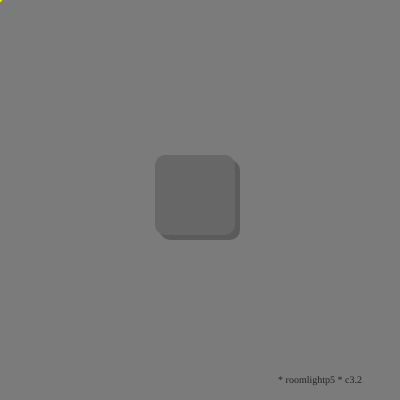
Frame 1 (no input)
Frame 60 (no input): identical to frame 1, image omitted
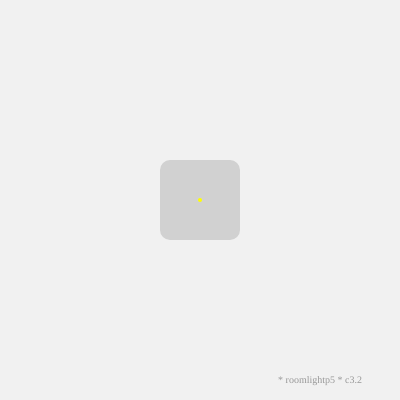
Frame 120 (the mouse pressed at the canvas centre since frame 60)

The p5.js sketch that drew these frames (run headless with seeded random() and noise() and a simulated clock; from frame 60 on, the mouse is pressed at the canvas centre):

// p5.js sketch
// ── sketch.js
// roomlightp5

let game_title = "* roomlightp5 * c3.2"
let [canvas_W, canvas_H] = [400, 400];
let switch_X = canvas_W / 2;
let switch_Y = canvas_H / 2;
let switch_W = 80;
let switch_H = 80;
let switch_RGB = [150, 150, 150];
let is_switch_on = 0;
let background_RGB = [230, 230 ,230];
let on_RGB = [250, 250, 250, 150];
let off_RGB = [50, 50, 50, 150];
let is_touch = 0;

function setup() {
  window.addEventListener("touchstart", function (event) { event.preventDefault(); }, { passive: false });
  window.addEventListener("touchmove",  function (event) { event.preventDefault(); }, { passive: false });
  createCanvas(canvas_W, canvas_H);
  rectMode(CENTER);
}
 
function draw() {
  background(background_RGB[0], background_RGB[1], background_RGB[2]);
  set_game_title();
  set_switch(switch_RGB[0], switch_RGB[1], switch_RGB[2], switch_X, switch_Y, switch_W, switch_H);
  set_light();
  if (1 == is_touch) {
    touched();
    is_touch = 0;
  }
  set_pointer();
}

function set_pointer() {
  push();
  noStroke();
  fill(255, 255, 0)
  circle(mouseX, mouseY, 4);
  pop();
}

function touchStarted() {
  is_touch = 1;
}
function touched() {
  mousePressed();
  is_touch = 0;
}
function touchEnded() {
  is_touch = 0;
}
function mousePressed() {
  if ((switch_X - switch_W / 2 < mouseX && mouseX < switch_X + switch_W / 2) && (switch_Y - switch_H / 2 < mouseY && mouseY < switch_Y + switch_H / 2)) {
    if (is_switch_on) {
      is_switch_on = 0;
    } else {
      is_switch_on = 1;
    }
  }
}
function set_switch(switch_R, switch_G, switch_B, switch_X, switch_Y, switch_W, switch_H) {
  push();
  noStroke();
  rectMode(CENTER);
  fill(switch_R, switch_G, switch_B);
  rect(switch_X, switch_Y, switch_W, switch_H, 10);
  if (!is_switch_on) {
    fill(switch_R + 30, switch_G + 30, switch_B + 30);
    rect(switch_X - 5, switch_Y -5, switch_W, switch_H, 10);
  }
  pop();
}

function set_light() {
  push();
  noStroke();
  rectMode(CENTER);
  if (is_switch_on) {
    fill(on_RGB[0], on_RGB[1], on_RGB[2], on_RGB[3]);
    rect(canvas_W / 2, canvas_H / 2, canvas_W, canvas_H);
  } else {
    fill(off_RGB[0], off_RGB[1], off_RGB[2], off_RGB[3]);
    rect(canvas_W / 2, canvas_H / 2, canvas_W, canvas_H);
  }
  pop();
}

function set_game_title() {
  push();
  textSize(10);
  textFont("Comic Sans MS");
  textAlign(CENTER, CENTER);
  noStroke();
  fill(10);
  text(game_title, canvas_W * 8 / 10, canvas_H -20);
  pop();
}
